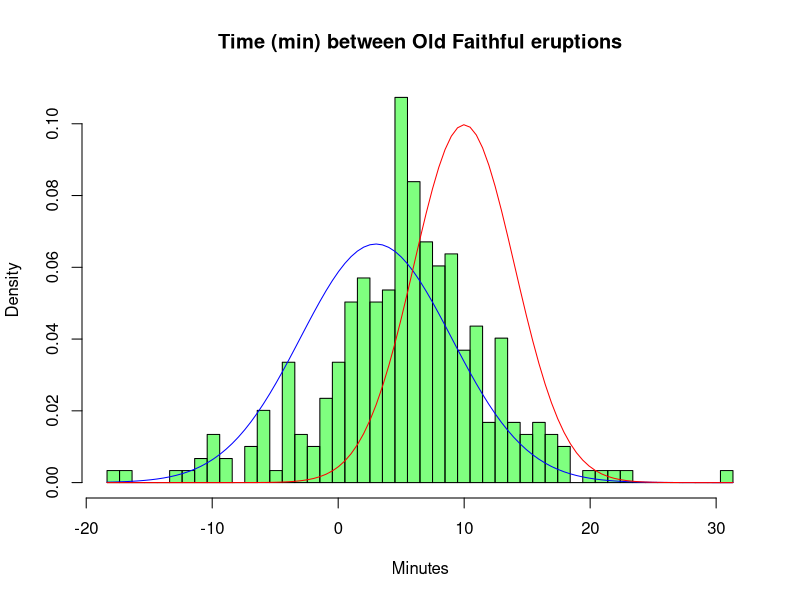

Generate this figure with R: (Note: this script raises an error after producing the figure.)
#generating random variables from mixture of Normal distributions
estimates1 <- list(mu=c(3, 10), sigma=c(6, 4), lambda=c(0.75, 0.25)) 
#note lambda is a probability!
#Source: -include name of person who posted it
#https://stack.stackexchange.com/questions/70855/generating-random-variables-from-a-mixture-of-normal-distributions
N <- 300
components <- sample(1:2, prob=c(estimates1$lambda[1], estimates1$lambda[2]), size=N, replace=TRUE)
samples <- rnorm(N)*estimates1$mu+estimates1$sigma
#end sourced code

plotHist <- function(sampling, estimates){
  spread <- range(sampling)
  #nr bins -> 10 per 10 units
  bins <- seq(spread[1], spread[2], l=spread[2]-spread[1]+1)
  #pre-plot, then get highest density and use to set ylim
  sampleHist <- hist(plot=FALSE, sampling, breaks=bins)

  hist(sampling, freq=FALSE, breaks=bins, xlim=c(spread[1],spread[2]), ylim=c(0,max(sampleHist$density)), col=rgb(0, 1, 0, 0.5), main="Time (min) between Old Faithful eruptions", xlab="Minutes", ylab="Density")
  
  curve(dnorm(x, mean=estimates$mu[1], sd=estimates$sigma[1]), col="blue", add=TRUE)
  curve(dnorm(x, mean=estimates$mu[2], sd=estimates$sigma[2]), col="red", add=TRUE)
  #write out what formula is for common curve, then can code it
  curve(sampling, col="black", lwd=2, add=TRUE) #TODO doesn't work
}
plotHist(samples, estimates1)




#Other method for two independent distributions
estimates1 <- list(mu=c(3, 5), sigma=c(1.5, 2.5), lambda=c(0.5, 0.5)) 
#note lambda is a probability!
data1 <- rnorm(500, estimates1$mu[1], estimates1$sigma[1])
data2 <- rnorm(500, estimates1$mu[2], estimates1$sigma[2])

plotHist2 <- function(dataA, dataB, estimates){
  spreadA <- range(dataA)
  spreadB <- range(dataB)
  #nr bins -> 10 per 10 units
  binsA <- seq(spreadA[1], spreadA[2], l=spreadA[2]-spreadA[1]+1)
  binsB <- seq(spreadB[1], spreadB[2], l=spreadB[2]-spreadB[1]+1)
  if (spreadA[1] <= spreadB[1]){
    low <- spreadA[1]
  } else{
    low <- spreadB[1]
  }
  if (spreadA[2] <= spreadB[2]){
    high <- spreadB[2]
  } else{
    high <- spreadA[2]
  }
  totalspread <- c(low, high)
  
  hist(dataA, prob=TRUE, breaks=binsA, xlim=c(totalspread[1],totalspread[2]), ylim=c(0,0.25), col=rgb(0, 1, 0, 0.5), main="Time (min) between Old Faithful eruptions", xlab="Minutes", ylab="Density")
  hist(dataB, prob=TRUE, breaks=binsB, col=rgb(0, 0, 1, 0.5), add=TRUE)
  
  curve(dnorm(x, mean=estimates$mu[1], sd=estimates$sigma[1]), col="blue", add=TRUE)
  curve(dnorm(x, mean=estimates$mu[2], sd=estimates$sigma[2]), col="red", add=TRUE)
}
plotHist2(data1, data2, estimates1)

#official algorithm to get parameters of mixed Normal distributions - case n = 2
mixtools::normalmixEMcomp()


#overlapping histograms with transparency
a=rnorm(1000, 3, 1)
b=rnorm(1000, 6, 1)
hist(a, xlim=c(0,10), col="red")
hist(b, add=T, col=rgb(0, 1, 0, 0.5) )

# Histogram Grey Color
hist(h1, col=rgb(0.1,0.1,0.1,0.5),xlim=c(0,10), ylim=c(0,200), main="Overlapping Histogram")
hist(h2, col=rgb(0.8,0.8,0.8,0.5), add=T)
box()
